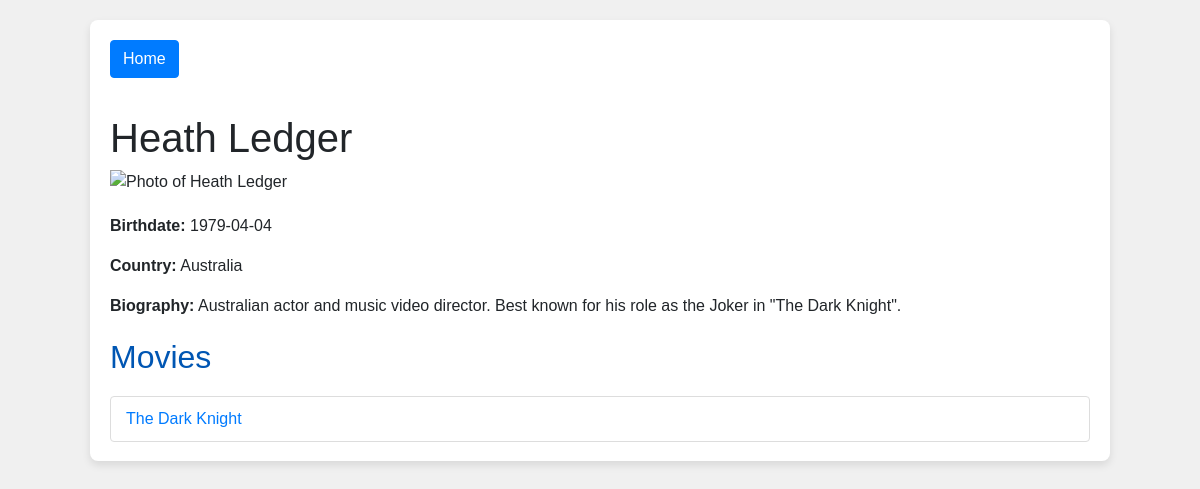
Screenshot of /actor.php?id=6 (signed in) with the database file from the repository.
### tables this page shows
CREATE TABLE `actors` (
  `ActorID` int(11) NOT NULL,
  `Name` varchar(255) NOT NULL,
  `Birthdate` date DEFAULT NULL,
  `Country` varchar(100) DEFAULT NULL,
  `Biography` text DEFAULT NULL,
  `PhotoURL` varchar(255) DEFAULT NULL
);

CREATE TABLE `movies` (
  `MovieID` int(11) NOT NULL,
  `Title` varchar(255) NOT NULL,
  `ReleaseDate` date DEFAULT NULL,
  `Genre` varchar(100) DEFAULT NULL,
  `Duration` int(11) DEFAULT NULL,
  `Country` varchar(100) DEFAULT NULL,
  `Language` varchar(100) DEFAULT NULL,
  `Plot` text DEFAULT NULL,
  `PosterURL` varchar(255) DEFAULT NULL
);

### actor.php (the view, shortened to what this page needs)
<?php
require_once 'db_connect.php';
$actor_id = isset($_GET['id']) ? intval($_GET['id']) : 0;
$actor_query = "SELECT * FROM actors WHERE ActorID = ?";
$stmt = $conn->prepare($actor_query);
$stmt->bind_param("i", $actor_id);
$stmt->execute();
$actor = $stmt->get_result()->fetch_assoc();
$movies_query = "SELECT m.* FROM movies m JOIN movie_actors ma ON m.MovieID = ma.MovieID WHERE ma.ActorID = ?";
$stmt = $conn->prepare($movies_query);
$stmt->bind_param("i", $actor_id);
$stmt->execute();
$movies_result = $stmt->get_result();
$movies = $movies_result->fetch_all(MYSQLI_ASSOC);
?>
<!DOCTYPE html>
<html lang="en">
<head>
    <link rel="stylesheet" href="https://maxcdn.bootstrapcdn.com/bootstrap/4.5.2/css/bootstrap.min.css">
</head>
<body>
    <div class="container">
        <a href="account.php" class="btn btn-primary mb-3">Home</a>
        <div class="info">
            <h1><?php echo htmlspecialchars($actor['Name']); ?></h1>
            <img src="<?php echo htmlspecialchars($actor['PhotoURL']); ?>" alt="Photo of <?php echo htmlspecialchars($actor['Name']); ?>">
            <p><strong>Birthdate:</strong> <?php echo htmlspecialchars($actor['Birthdate']); ?></p>
            <p><strong>Country:</strong> <?php echo htmlspecialchars($actor['Country']); ?></p>
            <p><strong>Biography:</strong> <?php echo htmlspecialchars($actor['Biography']); ?></p>
        </div>
        <div class="info">
            <h2>Movies</h2>
            <ul class="list-group">
                <?php foreach ($movies as $movie) : ?>
                    <li class="list-group-item"><a href="movie_detail.php?id=<?php echo $movie['MovieID']; ?>"><?php echo htmlspecialchars($movie['Title']); ?></a></li>
                <?php endforeach; ?>
            </ul>
        </div>
    </div>
</body>
</html>

### actor.php (style rules this page uses)
body { font-family: 'Arial', sans-serif; background-color: #f0f0f0; }
.container { width: 85%; margin: 20px auto; background: #fff; padding: 20px; box-shadow: 0 4px 8px rgba(0, 0, 0, 0.1); border-radius: 8px; }
.info, .list-group { margin-top: 20px; }
.info h2 { color: #0056b3; }
.info img { max-width: 100%; height: auto; margin-bottom: 20px; }
.list-group-item { position: relative; display: block; padding: 10px 15px; margin-bottom: -1px; background-color: #fff; border: 1px solid #ddd; }

### rows the page displays
actors: Name "Heath Ledger", Birthdate "1979-04-04", Country "Australia", Biography "Australian actor and music video director. Best known for his role as the Joker in \"The Dark Knight\"."
movies: Title "The Dark Knight"
